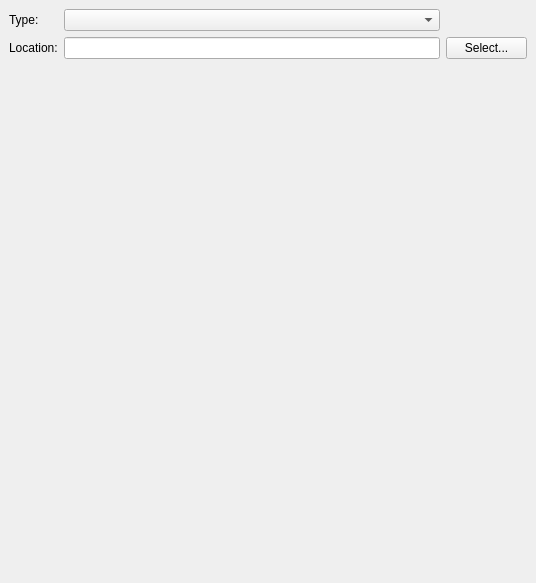
<ui version="4.0" >
 <class>CallableSelectWidget</class>
 <widget class="QWidget" name="CallableSelectWidget" >
  <property name="geometry" >
   <rect>
    <x>0</x>
    <y>0</y>
    <width>536</width>
    <height>583</height>
   </rect>
  </property>
  <property name="windowTitle" >
   <string>Form</string>
  </property>
  <layout class="QVBoxLayout" >
   <property name="margin" >
    <number>9</number>
   </property>
   <property name="spacing" >
    <number>6</number>
   </property>
   <item>
    <layout class="QGridLayout" >
     <property name="margin" >
      <number>0</number>
     </property>
     <property name="spacing" >
      <number>6</number>
     </property>
     <item row="0" column="0" >
      <widget class="QLabel" name="label" >
       <property name="sizePolicy" >
        <sizepolicy>
         <hsizetype>1</hsizetype>
         <vsizetype>5</vsizetype>
         <horstretch>0</horstretch>
         <verstretch>0</verstretch>
        </sizepolicy>
       </property>
       <property name="text" >
        <string>Type:</string>
       </property>
      </widget>
     </item>
     <item row="1" column="2" >
      <widget class="QPushButton" name="callableLocationSelect" >
       <property name="text" >
        <string>Select...</string>
       </property>
      </widget>
     </item>
     <item row="0" column="2" >
      <spacer>
       <property name="orientation" >
        <enum>Qt::Horizontal</enum>
       </property>
       <property name="sizeType" >
        <enum>QSizePolicy::Minimum</enum>
       </property>
       <property name="sizeHint" >
        <size>
         <width>81</width>
         <height>21</height>
        </size>
       </property>
      </spacer>
     </item>
     <item row="0" column="1" >
      <widget class="QComboBox" name="callableType" >
       <property name="sizePolicy" >
        <sizepolicy>
         <hsizetype>1</hsizetype>
         <vsizetype>0</vsizetype>
         <horstretch>0</horstretch>
         <verstretch>0</verstretch>
        </sizepolicy>
       </property>
       <item>
        <property name="text" >
         <string/>
        </property>
       </item>
       <item>
        <property name="text" >
         <string>External Program</string>
        </property>
        <property name="icon" >
         <iconset resource="profit.qrc" >:/images/icons/terminal.png</iconset>
        </property>
       </item>
       <item>
        <property name="text" >
         <string>Object</string>
        </property>
        <property name="icon" >
         <iconset resource="profit.qrc" >:/images/icons/profitdevice_logo.png</iconset>
        </property>
       </item>
       <item>
        <property name="text" >
         <string>Object Factory</string>
        </property>
        <property name="icon" >
         <iconset resource="profit.qrc" >:/images/icons/blockdevice.png</iconset>
        </property>
       </item>
       <item>
        <property name="text" >
         <string>Source Code</string>
        </property>
        <property name="icon" >
         <iconset resource="profit.qrc" >:/images/icons/source_py.png</iconset>
        </property>
       </item>
      </widget>
     </item>
     <item row="1" column="1" >
      <widget class="QLineEdit" name="callableLocation" >
       <property name="sizePolicy" >
        <sizepolicy>
         <hsizetype>7</hsizetype>
         <vsizetype>0</vsizetype>
         <horstretch>0</horstretch>
         <verstretch>0</verstretch>
        </sizepolicy>
       </property>
      </widget>
     </item>
     <item row="1" column="0" >
      <widget class="QLabel" name="label" >
       <property name="sizePolicy" >
        <sizepolicy>
         <hsizetype>1</hsizetype>
         <vsizetype>5</vsizetype>
         <horstretch>0</horstretch>
         <verstretch>0</verstretch>
        </sizepolicy>
       </property>
       <property name="text" >
        <string>Location:</string>
       </property>
      </widget>
     </item>
     <item row="2" column="1" >
      <widget class="QLabel" name="locationWarning" >
       <property name="text" >
        <string/>
       </property>
      </widget>
     </item>
    </layout>
   </item>
   <item>
    <widget class="QStackedWidget" name="stackedWidget" >
     <property name="currentIndex" >
      <number>0</number>
     </property>
     <widget class="QWidget" name="page0" />
     <widget class="QWidget" name="page1" />
     <widget class="QWidget" name="page2" />
     <widget class="QWidget" name="page3" />
     <widget class="QWidget" name="page4" >
      <layout class="QVBoxLayout" >
       <property name="margin" >
        <number>9</number>
       </property>
       <property name="spacing" >
        <number>6</number>
       </property>
       <item>
        <widget class="QLabel" name="sourceIntroLabel" >
         <property name="sizePolicy" >
          <sizepolicy>
           <hsizetype>1</hsizetype>
           <vsizetype>1</vsizetype>
           <horstretch>0</horstretch>
           <verstretch>0</verstretch>
          </sizepolicy>
         </property>
         <property name="text" >
          <string>View and Edit Source Code:</string>
         </property>
        </widget>
       </item>
       <item>
        <widget class="SourceEditor" name="callableSourceEditor" >
         <property name="sizePolicy" >
          <sizepolicy>
           <hsizetype>7</hsizetype>
           <vsizetype>7</vsizetype>
           <horstretch>0</horstretch>
           <verstretch>0</verstretch>
          </sizepolicy>
         </property>
         <property name="frameShadow" >
          <enum>QFrame::Plain</enum>
         </property>
        </widget>
       </item>
       <item>
        <layout class="QHBoxLayout" >
         <property name="margin" >
          <number>0</number>
         </property>
         <property name="spacing" >
          <number>6</number>
         </property>
         <item>
          <widget class="QLabel" name="sourceWarning" >
           <property name="text" >
            <string/>
           </property>
          </widget>
         </item>
         <item>
          <spacer>
           <property name="orientation" >
            <enum>Qt::Horizontal</enum>
           </property>
           <property name="sizeHint" >
            <size>
             <width>40</width>
             <height>20</height>
            </size>
           </property>
          </spacer>
         </item>
         <item>
          <widget class="QPushButton" name="externalEditButton" >
           <property name="text" >
            <string>Editor...</string>
           </property>
           <property name="icon" >
            <iconset resource="profit.qrc" >:/images/icons/kedit.png</iconset>
           </property>
          </widget>
         </item>
         <item>
          <widget class="QPushButton" name="saveButton" >
           <property name="text" >
            <string>Save</string>
           </property>
           <property name="icon" >
            <iconset resource="profit.qrc" >:/images/icons/filesave.png</iconset>
           </property>
          </widget>
         </item>
         <item>
          <widget class="QPushButton" name="revertButton" >
           <property name="text" >
            <string>Revert</string>
           </property>
           <property name="icon" >
            <iconset resource="profit.qrc" >:/images/icons/undo.png</iconset>
           </property>
          </widget>
         </item>
        </layout>
       </item>
      </layout>
     </widget>
    </widget>
   </item>
  </layout>
 </widget>
 <customwidgets>
  <customwidget>
   <class>SourceEditor</class>
   <extends>QFrame</extends>
   <header>sourceeditor.h</header>
  </customwidget>
 </customwidgets>
 <tabstops>
  <tabstop>callableType</tabstop>
  <tabstop>callableLocation</tabstop>
  <tabstop>callableLocationSelect</tabstop>
 </tabstops>
 <resources>
  <include location="profit.qrc" />
 </resources>
 <connections>
  <connection>
   <sender>callableType</sender>
   <signal>currentIndexChanged(int)</signal>
   <receiver>stackedWidget</receiver>
   <slot>setCurrentIndex(int)</slot>
   <hints>
    <hint type="sourcelabel" >
     <x>189</x>
     <y>46</y>
    </hint>
    <hint type="destinationlabel" >
     <x>189</x>
     <y>202</y>
    </hint>
   </hints>
  </connection>
 </connections>
</ui>
